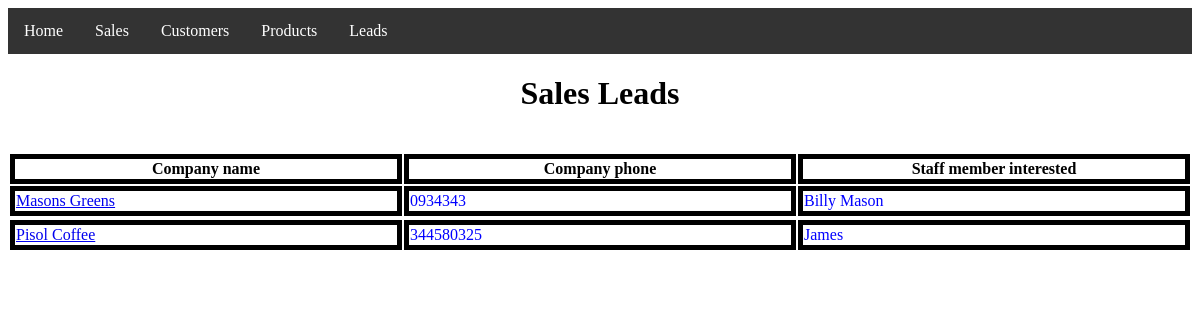
Screenshot of /leads/ with the database file from the repository.
### Sales/models.py (models this page shows, shortened)
class Lead(models.Model):
    name = models.CharField(max_length=200, null=True)
    phone = models.CharField(max_length=200, null=True)
    staff_name = models.CharField(max_length=200, null=True)

### Sales/views.py (the view)
# urls.py: path('leads/',views.Leads, name="Leads"),
def Leads(request):
    Leads = Lead.objects.all()
    return render(request, 'Sales/leads.html',{'Leads':Leads})

### Sales/templates/Sales/leads.html (shortened to what this page needs)
{% load static %}
<!DOCTYPE html>
<html>
	<head>
		<link rel="stylesheet" type="text/css" href="{% static 'Main.css' %}">
	</head>
	<body>
		{% block content %}
		{% include 'Sales/Navigation.html'%}
		<h1>Sales Leads</h1><br>
		<table>
		<tr>
			<th>Company name</th>
			<th>Company phone</th>
			<th>Staff member interested</th>
		</tr>
		{% for i in Leads %}
		<tr>
			<td><a href="{% url 'Dy_Leads' i.id %}">{{i.name}}</a></td>
			<td>{{i.phone}}</td>
			<td>{{i.staff_name}}</td>
		<tr>
		{% endfor %}
		</table>
		{% endblock %}
	</body>
</html>

### static/Main.css (style rules this page uses)
tr { color: green; background-color: white; }
th { color: black; border: 5px solid black; width: 10% }
td { color: blue; border: 5px solid black; width: 10%; }
h1 { text-align: center; }

### rows the page displays
Lead: name "Masons Greens", phone "0934343", staff_name "Billy Mason"
Lead: name "Pisol Coffee", phone "344580325", staff_name "James"
